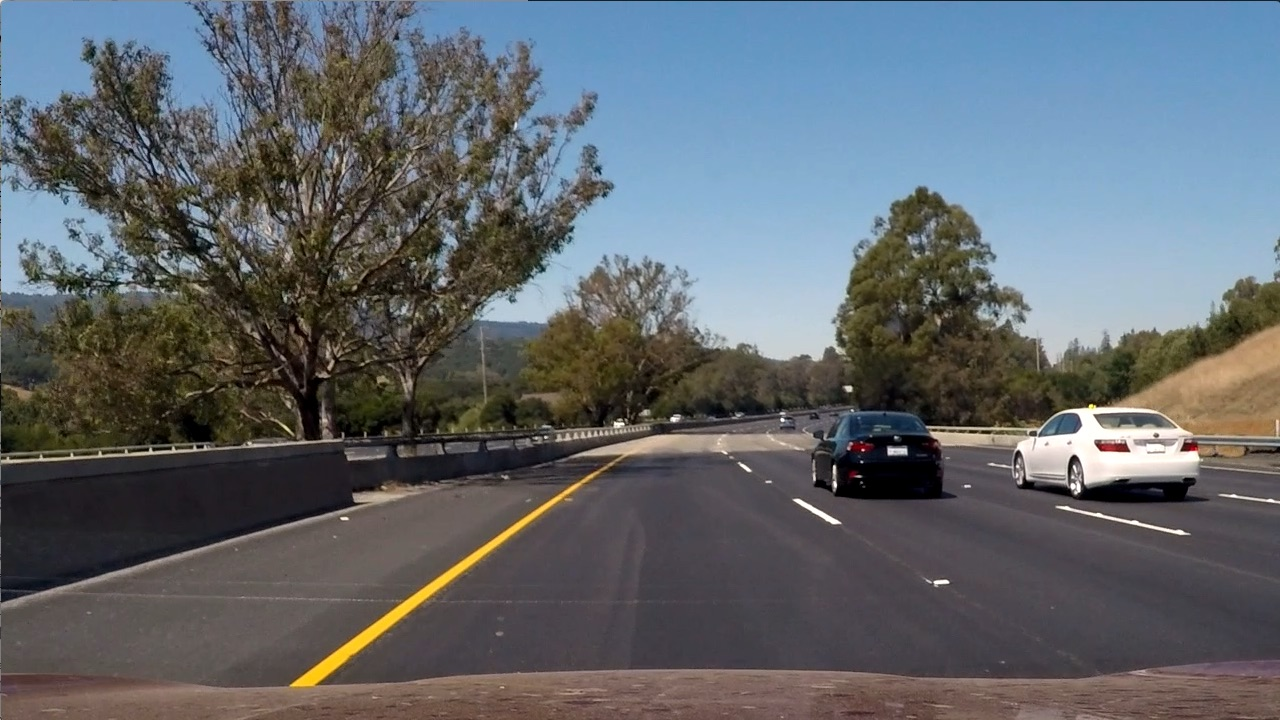
#> input picture image.jpg, 1280 x 720 px
$ python -i feature.py   (imports and definitions only)   (older library calls are emulated)
#> lines starting #> are read from the running program, lines starting #| are printed output that depends on the picture
import cv2
import numpy as np

def hog(image, visualize=False):

    height, width, _ = image.shape

    # Global Normalization
    image = np.sqrt(image)
    image = np.rint(image).astype(np.uint8)

    # Calculate gradient
    gxs = np.zeros_like(image, dtype=np.double)
    gys = np.zeros_like(image, dtype=np.double)
    for channel in range(image.shape[2]):
        gxs[:,:,channel] = cv2.Sobel(image[:,:,channel], cv2.CV_32F, 1, 0, ksize=3)
        gys[:,:,channel] = cv2.Sobel(image[:,:,channel], cv2.CV_32F, 0, 1, ksize=3)

    # Calculate gradient magnitude
    magnitudes = np.hypot(gxs, gys)
    # Select gradient with largest magnitude in each channel
    rr, cc = np.meshgrid(np.arange(height), np.arange(width), indexing='ij', sparse=True)
    gx = gxs[rr, cc, magnitudes.argmax(axis=2)]
    gy = gys[rr, cc, magnitudes.argmax(axis=2)]
    magnitudes = np.hypot(gx, gy)

    # Calculate gradient orientation
    orientations = np.arctan2(gy, gx)
    orientations = np.rad2deg(orientations) % 180

    # Calculate histogram for 8x8 cells (9 orientations)
    histograms = np.zeros((height // 8, width // 8, 9))
    for h in range(0, height - 7, 8):
        for w in range(0, width - 7, 8):
            rr, cc = np.meshgrid(np.arange(h, h + 8), np.arange(w, w + 8), indexing='ij', sparse=True)
            orientation = orientations[h:h+8, w:w+8].ravel()
            magnitude = magnitudes[h:h+8, w:w+8].ravel()
            histogram, _ = np.histogram(orientation, bins=np.arange(0, 200, 20), weights=magnitude)
            histograms[h//8, w//8, :] = histogram

    # Normalize histograms for 16x16 blocks
    blocks = np.zeros((height // 8 - 1, width // 8 - 1, 9 * 4))
    for h in range(height // 8 - 1):
        for w in range(width // 8 - 1):
            block = histograms[h:h+2, w:w+2].ravel()
            blocks[h, w, :] = block / (np.linalg.norm(block) + 1e-5)

    # Visualize descriptors
    if visualize:
        for h in range(histograms.shape[0]):
            for w in range(histograms.shape[1]):
                center = (8 * w + 4, 8 * h + 4)
                angle = np.pi * (histograms.argmax(axis=2)[h][w] + 0.5) / 9
                if histograms.max(axis=2)[h][w] > 500:
                    dx = np.cos(angle)
                    dy = np.sin(angle)
                    pt1 = (int(8 * w + 4 - dx), int(8 * h + 4 - dy))
                    pt2 = (int(8 * w + 4 + dx), int(8 * h + 4 + dy))
                    cv2.line(image, pt1, pt2, (0, 0, 255), 1)
        cv2.imshow("HOG", image)
        cv2.waitKey(0)

    # return descriptor
    return blocks

def get_features(image):
    # Convert color space
    hls = cv2.cvtColor(image, cv2.COLOR_RGB2HLS)
    # Resize image
    height, width, _ = image.shape
    scale = 64 / height
    resized = cv2.resize(hls, (int(width * scale), 64), interpolation=cv2.INTER_AREA)
    # Extract HOG features
    return hog(resized)

>>> import cv2
>>> picture = cv2.cvtColor(cv2.imread('image.jpg'), cv2.COLOR_BGR2RGB)
>>> result = get_features(picture)
#> in get_features, `hls = cv2.cvtColor(image, cv2.COLOR_RGB2HLS)`: hls: shape (720, 1280, 3); mean of channels 0, 1, 2 76.7, 102.2, 57.5
#> in get_features, `resized = cv2.resize(hls, (int(width * scale), 64), interpolation=cv2...`: resized: shape (64, 113, 3); mean of channels 0, 1, 2 76.7, 102.2, 57.5
#> in hog, `image = np.rint(image).astype(np.uint8)`:
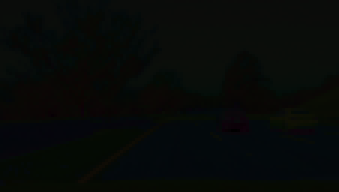
#> image: shape (64, 113, 3) (shown 3 times larger); mean of channels 0, 1, 2 8.06, 9.8, 6.98; drawn as B, G, R
#> after the loop in hog, `for channel in range(image.shape[2]):`:
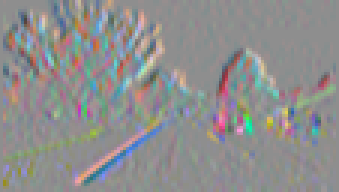
#> gxs: shape (64, 113, 3) float64 (shown 3 times larger); mean of channels 0, 1, 2 0, 0.1, 0; drawn with min black and max white
#> after the loop in hog, `for channel in range(image.shape[2]):`:
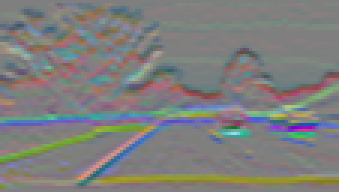
#> gys: shape (64, 113, 3) float64 (shown 3 times larger); mean of channels 0, 1, 2 -0.9, -0.2, -0.4; drawn with min black and max white
#> in hog, `gy = gys[rr, cc, magnitudes.argmax(axis=2)]`:
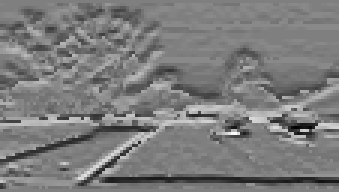
#> gy: shape (64, 113) float64 (shown 3 times larger); min -50, max 50, mean -1.2; drawn with min black and max white
#> in hog, `magnitudes = np.hypot(gx, gy)`:
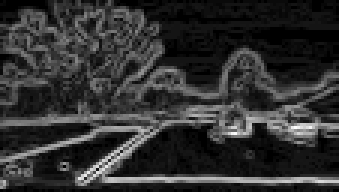
#> magnitudes: shape (64, 113) float64 (shown 3 times larger); min 0, max 50.64, mean 9.7; drawn with min black and max white
#> in hog, `orientations = np.arctan2(gy, gx)`:
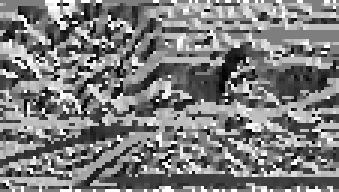
#> orientations: shape (64, 113) float64 (shown 3 times larger); min -3.09, max 3.14, mean -0.022; drawn with min black and max white
#> in hog, `orientations = np.rad2deg(orientations) % 180`:
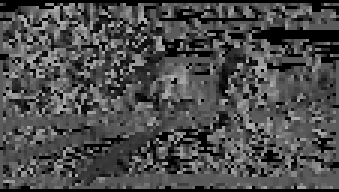
#> orientations: shape (64, 113) float64 (shown 3 times larger); min 0, max 177.5, mean 75.7
